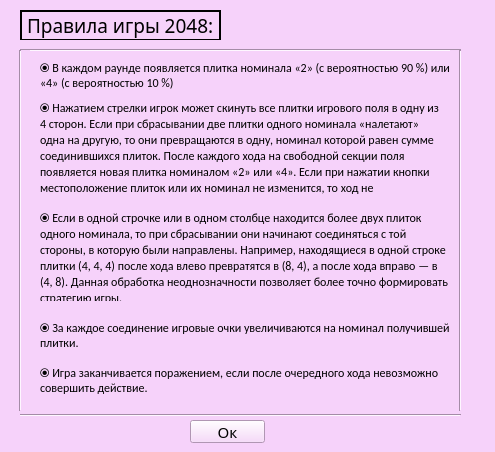
<?xml version="1.0" encoding="UTF-8"?>
<ui version="4.0">
 <class>Form</class>
 <widget class="QWidget" name="Form">
  <property name="geometry">
   <rect>
    <x>0</x>
    <y>0</y>
    <width>495</width>
    <height>452</height>
   </rect>
  </property>
  <property name="windowTitle">
   <string>Rules</string>
  </property>
  <property name="styleSheet">
   <string notr="true">font:  &quot;Century Gothic&quot;;
background-color: rgb(246, 210, 250);</string>
  </property>
  <widget class="QLabel" name="label">
   <property name="geometry">
    <rect>
     <x>20</x>
     <y>10</y>
     <width>201</width>
     <height>31</height>
    </rect>
   </property>
   <property name="font">
    <font>
     <family>Century Gothic</family>
     <pointsize>14</pointsize>
     <weight>50</weight>
     <italic>false</italic>
     <bold>false</bold>
    </font>
   </property>
   <property name="frameShape">
    <enum>QFrame::Box</enum>
   </property>
   <property name="lineWidth">
    <number>2</number>
   </property>
   <property name="text">
    <string>Правила игры 2048:</string>
   </property>
   <property name="textFormat">
    <enum>Qt::RichText</enum>
   </property>
  </widget>
  <widget class="QLabel" name="label_2">
   <property name="geometry">
    <rect>
     <x>40</x>
     <y>60</y>
     <width>411</width>
     <height>31</height>
    </rect>
   </property>
   <property name="font">
    <font>
     <family>Calibri</family>
     <pointsize>9</pointsize>
     <weight>50</weight>
     <italic>false</italic>
     <bold>false</bold>
    </font>
   </property>
   <property name="text">
    <string>⦿ В каждом раунде появляется плитка номинала «2» (с вероятностью 90 %) или «4» (с вероятностью 10 %)</string>
   </property>
   <property name="wordWrap">
    <bool>true</bool>
   </property>
  </widget>
  <widget class="QLabel" name="label_3">
   <property name="geometry">
    <rect>
     <x>40</x>
     <y>100</y>
     <width>401</width>
     <height>101</height>
    </rect>
   </property>
   <property name="font">
    <font>
     <family>Calibri</family>
     <pointsize>9</pointsize>
     <weight>50</weight>
     <italic>false</italic>
     <bold>false</bold>
    </font>
   </property>
   <property name="text">
    <string>&lt;html&gt;&lt;head/&gt;&lt;body&gt;&lt;p&gt;⦿ Нажатием стрелки игрок может скинуть все плитки игрового поля в одну из 4 сторон. Если при сбрасывании две плитки одного номинала «налетают» одна на другую, то они превращаются в одну, номинал которой равен сумме соединившихся плиток. После каждого хода на свободной секции поля появляется новая плитка номиналом «2» или «4». Если при нажатии кнопки местоположение плиток или их номинал не изменится, то ход не совершается.&lt;/p&gt;&lt;/body&gt;&lt;/html&gt;</string>
   </property>
   <property name="textFormat">
    <enum>Qt::AutoText</enum>
   </property>
   <property name="wordWrap">
    <bool>true</bool>
   </property>
  </widget>
  <widget class="QLabel" name="label_4">
   <property name="geometry">
    <rect>
     <x>40</x>
     <y>210</y>
     <width>411</width>
     <height>91</height>
    </rect>
   </property>
   <property name="font">
    <font>
     <family>Calibri</family>
     <pointsize>9</pointsize>
     <weight>50</weight>
     <italic>false</italic>
     <bold>false</bold>
    </font>
   </property>
   <property name="text">
    <string>&lt;html&gt;&lt;head/&gt;&lt;body&gt;&lt;p&gt;⦿ Если в одной строчке или в одном столбце находится более двух плиток одного номинала, то при сбрасывании они начинают соединяться с той стороны, в которую были направлены. Например, находящиеся в одной строке плитки (4, 4, 4) после хода влево превратятся в (8, 4), а после хода вправо — в (4, 8). Данная обработка неоднозначности позволяет более точно формировать стратегию игры.&lt;/p&gt;&lt;/body&gt;&lt;/html&gt;</string>
   </property>
   <property name="wordWrap">
    <bool>true</bool>
   </property>
  </widget>
  <widget class="QLabel" name="label_5">
   <property name="geometry">
    <rect>
     <x>40</x>
     <y>310</y>
     <width>421</width>
     <height>51</height>
    </rect>
   </property>
   <property name="font">
    <font>
     <family>Calibri</family>
     <pointsize>9</pointsize>
     <weight>50</weight>
     <italic>false</italic>
     <bold>false</bold>
    </font>
   </property>
   <property name="text">
    <string>⦿ За каждое соединение игровые очки увеличиваются на номинал получившейся плитки.</string>
   </property>
   <property name="wordWrap">
    <bool>true</bool>
   </property>
  </widget>
  <widget class="QLabel" name="label_6">
   <property name="geometry">
    <rect>
     <x>40</x>
     <y>350</y>
     <width>411</width>
     <height>61</height>
    </rect>
   </property>
   <property name="font">
    <font>
     <family>Calibri</family>
     <pointsize>9</pointsize>
     <weight>50</weight>
     <italic>false</italic>
     <bold>false</bold>
    </font>
   </property>
   <property name="text">
    <string>⦿ Игра заканчивается поражением, если после очередного хода невозможно совершить действие.</string>
   </property>
   <property name="wordWrap">
    <bool>true</bool>
   </property>
  </widget>
  <widget class="Line" name="line">
   <property name="geometry">
    <rect>
     <x>20</x>
     <y>40</y>
     <width>441</width>
     <height>20</height>
    </rect>
   </property>
   <property name="orientation">
    <enum>Qt::Horizontal</enum>
   </property>
  </widget>
  <widget class="Line" name="line_2">
   <property name="geometry">
    <rect>
     <x>20</x>
     <y>400</y>
     <width>441</width>
     <height>31</height>
    </rect>
   </property>
   <property name="font">
    <font>
     <weight>50</weight>
     <italic>false</italic>
     <bold>false</bold>
     <kerning>false</kerning>
    </font>
   </property>
   <property name="frameShadow">
    <enum>QFrame::Sunken</enum>
   </property>
   <property name="orientation">
    <enum>Qt::Horizontal</enum>
   </property>
  </widget>
  <widget class="Line" name="line_3">
   <property name="geometry">
    <rect>
     <x>10</x>
     <y>50</y>
     <width>20</width>
     <height>361</height>
    </rect>
   </property>
   <property name="orientation">
    <enum>Qt::Vertical</enum>
   </property>
  </widget>
  <widget class="Line" name="line_4">
   <property name="geometry">
    <rect>
     <x>450</x>
     <y>50</y>
     <width>20</width>
     <height>361</height>
    </rect>
   </property>
   <property name="orientation">
    <enum>Qt::Vertical</enum>
   </property>
  </widget>
  <widget class="QPushButton" name="button">
   <property name="geometry">
    <rect>
     <x>190</x>
     <y>420</y>
     <width>75</width>
     <height>23</height>
    </rect>
   </property>
   <property name="font">
    <font>
     <family>Century Gothic</family>
     <pointsize>11</pointsize>
     <weight>50</weight>
     <italic>false</italic>
     <bold>false</bold>
    </font>
   </property>
   <property name="text">
    <string>Ок</string>
   </property>
  </widget>
 </widget>
 <resources/>
 <connections/>
</ui>
